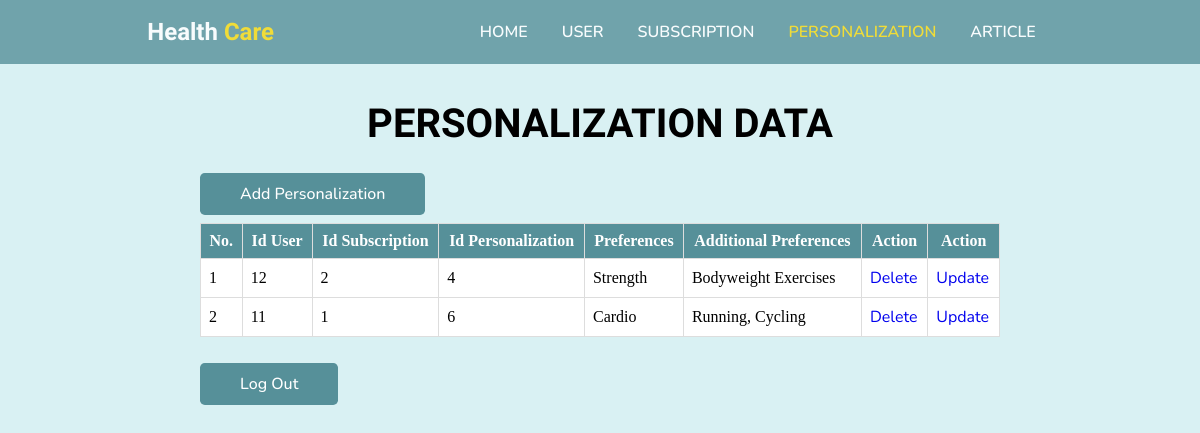
Before: /admin/adminperson.php with the older database file.
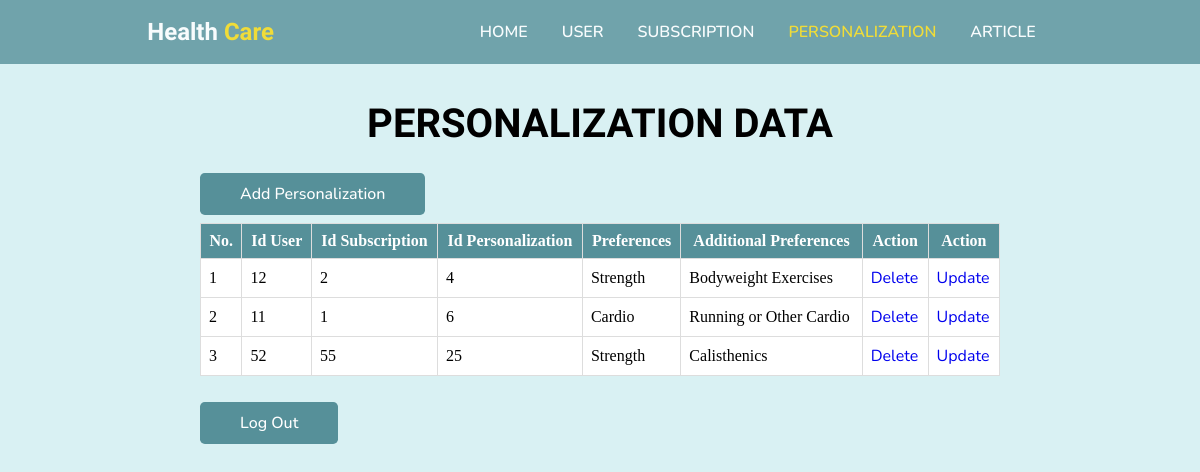
After: the same page with the newer database file.
### tables this page shows
CREATE TABLE `personalization` (
  `id_personalization` int(11) NOT NULL,
  `id_subscription` int(11) NOT NULL,
  `id_user` int(11) NOT NULL,
  `preferences` varchar(225) NOT NULL,
  `additional_preferences` varchar(225) NOT NULL
);

### admin/adminperson.php (the view, shortened to what this page needs)
<!DOCTYPE html>
<html lang="en">
<head>
    <link rel="stylesheet" href="style_main.css">
</head>
<body>
    <header>
        <div class="logo">
            <h2>Health <span>Care</span></h2>
        </div>
        <ul class="navbar">
            <li><a href="index.php" class="btn-nav">Home</a></li>
            <li><a href="adminuser.php" class="btn-nav">User</a></li>
            <li><a href="adminsubs.php" class="btn-nav">Subscription</a></li>
            <li><a href="adminperson.php" class="btn-active">Personalization</a></li>
            <li><a href="adminarticle.php" class="btn-nav">Article</a></li>
        </ul>
    </header>
    <section class="user">
        <h1 class="heading">Personalization Data</h1>
        <br>
        <br>
        <a href="adminpersonadd.php" class="btn">Add Personalization</a>
        <br>
        <br>
        <table border="1" class="table">
            <tr>
                <th>No.</th>
                <th>Id User</th>
                <th>Id Subscription</th>
                <th>Id Personalization</th>
                <th>Preferences</th>
                <th>Additional Preferences</th>
                <th>Action</th>
                <th>Action</th>
            </tr>
            <?php
            include '../connect.php';
            $query_mysql = mysqli_query($mysqli, "SELECT * FROM personalization") or die(mysqli_error($mysqli));
            $nomor = 1;
            while ($data = mysqli_fetch_array($query_mysql)) {
                ?>
                <tr>
                    <td><?php echo $nomor++; ?></td>
                    <td><?php echo $data['id_user']; ?></td>
                    <td><?php echo $data['id_subscription']; ?></td>
                    <td><?php echo $data['id_personalization']; ?></td>
                    <td><?php echo $data['preferences']; ?></td>
                    <td><?php echo $data['additional_preferences']; ?></td>
                    <td><a href="adminpersondelete.php?id=<?php echo $data['id_personalization']; ?>"
                            class="btn-hapus">Delete</a> </td>
                    <td><a href="adminpersonupdate.php?id=<?php echo $data['id_personalization']; ?>"
                            class="btn-update">Update</a> </td>
                </tr>
            <?php } ?>
        </table>
        <br>
        <br>
        <a href="../loginpage.php" class="btn">Log Out</a>
    </section>
</body>
</html>

### admin/style_main.css (style rules this page uses)
* { margin: 0; padding: 0; box-sizing: border-box; scroll-padding-top: 4rem; scroll-behavior: smooth; list-style: none; text-decoration: none; }
h1, h2 { font-family: "Signika", sans-serif; }
a, p, li, h3, label { font-family: "Nunito", sans-serif; }
:root { --main-color: #569099; --second-color: #f6d809; --text-color: #1b1b1b; --bg-color: #ffff; --box-shadow: 2px 2px 10px 4px rgb(14 55 54 / 15%); }
section { padding: 100px 200px; }
header { position: fixed; width: 100%; top: 0; right: 0; z-index: 10000; display: flex; justify-content: space-around; align-items: center; padding: 18px 100px; transition: 0.5s linear; background-color: var(--main-color); opacity: 0.8; }
.logo h2 { color: white; }
.logo span { color: #f6d809; }
.navbar { display: flex; }
.btn-nav { padding: 8px 17px; text-decoration: none; color: white; font-size: 1rem; text-transform: uppercase; font-weight: 600; }
.btn-active { padding: 8px 17px; text-decoration: none; color: var(--second-color); font-size: 1rem; text-transform: uppercase; font-weight: 600; }
.user { width: 100%; min-height: 100vh; background: #d9f1f3; background-repeat: no-repeat; background-size: cover; background-position: center; }
.heading { color: rgb(0, 0, 0); font-size: 40px; font-weight: 600; text-align: center; text-transform: uppercase; }
.table { width: 100%; border-collapse: collapse; background: var(--bg-color); background-size: cover; background-repeat: no-repeat; }
.table th, .table td { border: 1px solid #ddd; padding: 8px; }
.table th { background-color: var(--main-color); color: #fff; }
.btn { padding: 10px 40px; border-radius: 0.3rem; background: var(--main-color); color: var(--bg-color); font-weight: 500; }

Changed rows visible on the page:
changed personalization "Cardio": additional_preferences "Running, Cycling" → "Running or Other Cardio"
added personalization: id_user "52", id_subscription "55", id_personalization "25", preferences "Strength", additional_preferences "Calisthenics"
